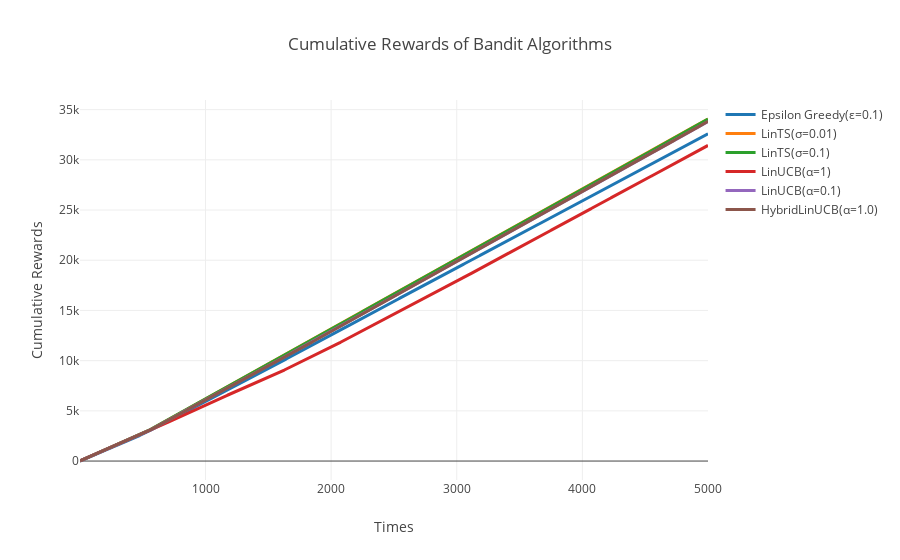
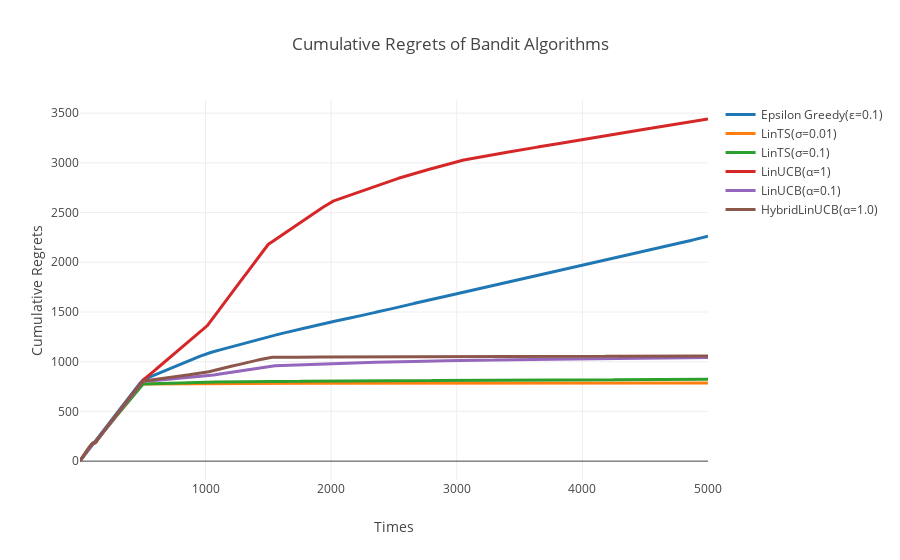
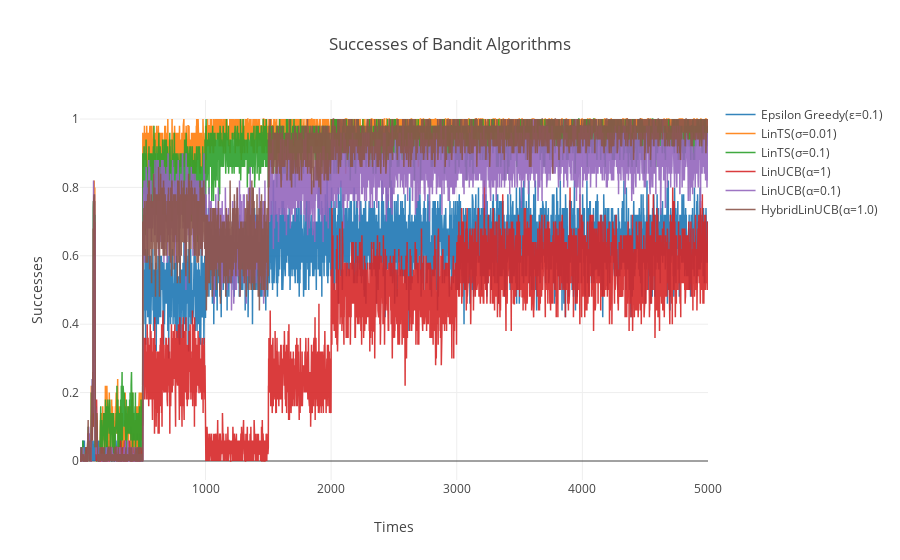

The notebook cell these images were saved under, in order:
### Code cell
iplot(rewards_plot)
iplot(regret_plot)
iplot(bingo_plot)

### Figure 1 — Plotly figure (JSON) as saved in the notebook; plotly's stock layout.template omitted (floating-point values rounded to 4 significant figures; data arrays with more than 128 entries replaced by an {"elided": "..."} marker saying what was removed)
{"data": [{"line": {"width": 3}, "mode": "lines", "name": "Epsilon Greedy(ε=0.1)", "opacity": 1, "type": "scatter", "uid": "21680d", "x": {"elided": "5000 int values"}, "y": {"elided": "5000 float values"}}, {"line": {"width": 3}, "mode": "lines", "name": "LinTS(σ=0.01)", "opacity": 1, "type": "scatter", "uid": "f3e1f1", "x": {"elided": "5000 int values"}, "y": {"elided": "5000 float values"}}, {"line": {"width": 3}, "mode": "lines", "name": "LinTS(σ=0.1)", "opacity": 1, "type": "scatter", "uid": "3036fa", "x": {"elided": "5000 int values"}, "y": {"elided": "5000 float values"}}, {"line": {"width": 3}, "mode": "lines", "name": "LinUCB(α=1)", "opacity": 1, "type": "scatter", "uid": "b036e5", "x": {"elided": "5000 int values"}, "y": {"elided": "5000 float values"}}, {"line": {"width": 3}, "mode": "lines", "name": "LinUCB(α=0.1)", "opacity": 1, "type": "scatter", "uid": "7c8fd0", "x": {"elided": "5000 int values"}, "y": {"elided": "5000 float values"}}, {"line": {"width": 3}, "mode": "lines", "name": "HybridLinUCB(α=1.0)", "opacity": 1, "type": "scatter", "uid": "94f7e4", "x": {"elided": "5000 int values"}, "y": {"elided": "5000 float values"}}], "layout": {"autosize": true, "title": "Cumulative Rewards of Bandit Algorithms", "xaxis": {"autorange": true, "range": [1, 5000], "title": "Times", "type": "linear"}, "yaxis": {"autorange": true, "range": [-1887.0, 35960.0], "title": "Cumulative Rewards", "type": "linear"}}}

### Figure 2 — Plotly figure (JSON) as saved in the notebook; plotly's stock layout.template omitted (floating-point values rounded to 4 significant figures; data arrays with more than 128 entries replaced by an {"elided": "..."} marker saying what was removed)
{"data": [{"line": {"width": 3}, "mode": "lines", "name": "Epsilon Greedy(ε=0.1)", "opacity": 1, "type": "scatter", "uid": "856723", "x": {"elided": "5000 int values"}, "y": {"elided": "5000 float values"}}, {"line": {"width": 3}, "mode": "lines", "name": "LinTS(σ=0.01)", "opacity": 1, "type": "scatter", "uid": "86e6cc", "x": {"elided": "5000 int values"}, "y": {"elided": "5000 float values"}}, {"line": {"width": 3}, "mode": "lines", "name": "LinTS(σ=0.1)", "opacity": 1, "type": "scatter", "uid": "1ae010", "x": {"elided": "5000 int values"}, "y": {"elided": "5000 float values"}}, {"line": {"width": 3}, "mode": "lines", "name": "LinUCB(α=1)", "opacity": 1, "type": "scatter", "uid": "b22ca4", "x": {"elided": "5000 int values"}, "y": {"elided": "5000 float values"}}, {"line": {"width": 3}, "mode": "lines", "name": "LinUCB(α=0.1)", "opacity": 1, "type": "scatter", "uid": "d2bb82", "x": {"elided": "5000 int values"}, "y": {"elided": "5000 float values"}}, {"line": {"width": 3}, "mode": "lines", "name": "HybridLinUCB(α=1.0)", "opacity": 1, "type": "scatter", "uid": "10eec1", "x": {"elided": "5000 int values"}, "y": {"elided": "5000 float values"}}], "layout": {"autosize": true, "title": "Cumulative Regrets of Bandit Algorithms", "xaxis": {"autorange": true, "range": [1, 5000], "title": "Times", "type": "linear"}, "yaxis": {"autorange": true, "range": [-189.6, 3632.0], "title": "Cumulative Regrets", "type": "linear"}}}

### Figure 3 — Plotly figure (JSON) as saved in the notebook; plotly's stock layout.template omitted (floating-point values rounded to 4 significant figures; data arrays with more than 128 entries replaced by an {"elided": "..."} marker saying what was removed)
{"data": [{"line": {"width": 1.5}, "mode": "lines", "name": "Epsilon Greedy(ε=0.1)", "opacity": 0.9, "type": "scatter", "uid": "063f61", "x": {"elided": "5000 int values"}, "y": {"elided": "5000 float values"}}, {"line": {"width": 1.5}, "mode": "lines", "name": "LinTS(σ=0.01)", "opacity": 0.9, "type": "scatter", "uid": "249133", "x": {"elided": "5000 int values"}, "y": {"elided": "5000 float values"}}, {"line": {"width": 1.5}, "mode": "lines", "name": "LinTS(σ=0.1)", "opacity": 0.9, "type": "scatter", "uid": "661d11", "x": {"elided": "5000 int values"}, "y": {"elided": "5000 float values"}}, {"line": {"width": 1.5}, "mode": "lines", "name": "LinUCB(α=1)", "opacity": 0.9, "type": "scatter", "uid": "2fd007", "x": {"elided": "5000 int values"}, "y": {"elided": "5000 float values"}}, {"line": {"width": 1.5}, "mode": "lines", "name": "LinUCB(α=0.1)", "opacity": 0.9, "type": "scatter", "uid": "475fdb", "x": {"elided": "5000 int values"}, "y": {"elided": "5000 float values"}}, {"line": {"width": 1.5}, "mode": "lines", "name": "HybridLinUCB(α=1.0)", "opacity": 0.9, "type": "scatter", "uid": "c8bd34", "x": {"elided": "5000 int values"}, "y": {"elided": "5000 float values"}}], "layout": {"autosize": true, "title": "Successes of Bandit Algorithms", "xaxis": {"autorange": true, "range": [1, 5000], "title": "Times", "type": "linear"}, "yaxis": {"autorange": true, "range": [-0.05556, 1.056], "title": "Successes", "type": "linear"}}}
